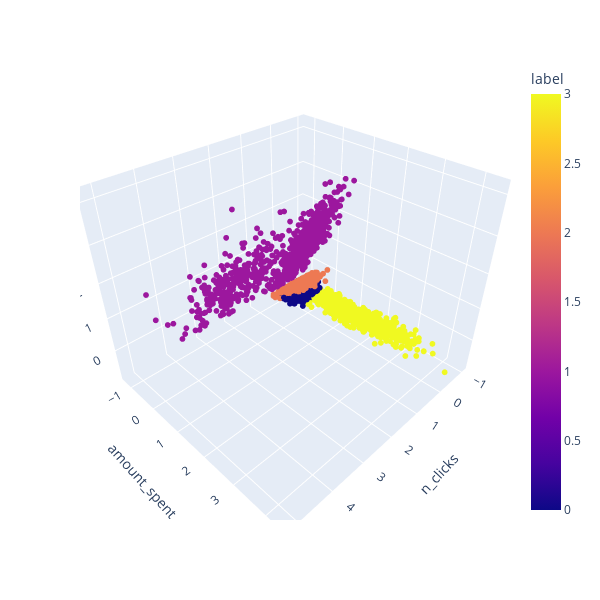

Notebook source saved alongside this figure:
### Code cell
import plotly.express as px

fig = px.scatter_3d(clusters, x='n_clicks', y='amount_spent', z='amount_discount', color='label', width=600, height=600)
fig.update_traces(marker=dict(size=2), selector=dict(mode='markers'))
fig.show()

### Figure 1 — Plotly figure (JSON) as saved in the notebook; plotly's stock layout.template omitted (floating-point values rounded to 4 significant figures; data arrays with more than 128 entries replaced by an {"elided": "..."} marker saying what was removed)
{"data": [{"hovertemplate": "n_clicks=%{x}<br>amount_spent=%{y}<br>amount_discount=%{z}<br>label=%{marker.color}<extra></extra>", "legendgroup": "", "marker": {"color": {"elided": "2479 int values"}, "coloraxis": "coloraxis", "size": 2, "symbol": "circle"}, "mode": "markers", "name": "", "scene": "scene", "showlegend": false, "type": "scatter3d", "x": {"elided": "2479 float values"}, "y": {"elided": "2479 float values"}, "z": {"elided": "2479 float values"}}], "layout": {"coloraxis": {"colorbar": {"title": {"text": "label"}}, "colorscale": [[0, "#0d0887"], [0.1111, "#46039f"], [0.2222, "#7201a8"], [0.3333, "#9c179e"], [0.4444, "#bd3786"], [0.5556, "#d8576b"], [0.6667, "#ed7953"], [0.7778, "#fb9f3a"], [0.8889, "#fdca26"], [1, "#f0f921"]]}, "height": 600, "legend": {"tracegroupgap": 0}, "margin": {"t": 60}, "scene": {"domain": {"x": [0, 1], "y": [0, 1]}, "xaxis": {"title": {"text": "n_clicks"}}, "yaxis": {"title": {"text": "amount_spent"}}, "zaxis": {"title": {"text": "amount_discount"}}}, "width": 600}}
